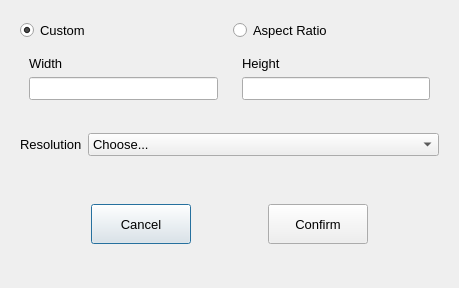
<?xml version="1.0" encoding="UTF-8"?>
<ui version="4.0">
 <class>ResizeDialog</class>
 <widget class="QDialog" name="ResizeDialog">
  <property name="geometry">
   <rect>
    <x>0</x>
    <y>0</y>
    <width>459</width>
    <height>288</height>
   </rect>
  </property>
  <property name="sizePolicy">
   <sizepolicy hsizetype="Preferred" vsizetype="Preferred">
    <horstretch>0</horstretch>
    <verstretch>0</verstretch>
   </sizepolicy>
  </property>
  <property name="windowTitle">
   <string>Dialog</string>
  </property>
  <layout class="QVBoxLayout" name="verticalLayout">
   <item>
    <widget class="QFrame" name="frame">
     <property name="frameShape">
      <enum>QFrame::NoFrame</enum>
     </property>
     <property name="frameShadow">
      <enum>QFrame::Raised</enum>
     </property>
     <layout class="QGridLayout" name="gridLayout">
      <item row="0" column="0">
       <widget class="QRadioButton" name="custom">
        <property name="font">
         <font>
          <pointsize>10</pointsize>
         </font>
        </property>
        <property name="text">
         <string>Custom</string>
        </property>
        <property name="checked">
         <bool>true</bool>
        </property>
       </widget>
      </item>
      <item row="0" column="1">
       <widget class="QRadioButton" name="aspect">
        <property name="font">
         <font>
          <pointsize>10</pointsize>
         </font>
        </property>
        <property name="text">
         <string>Aspect Ratio</string>
        </property>
       </widget>
      </item>
      <item row="1" column="0">
       <widget class="QFrame" name="frame_3">
        <property name="sizePolicy">
         <sizepolicy hsizetype="Preferred" vsizetype="Fixed">
          <horstretch>0</horstretch>
          <verstretch>0</verstretch>
         </sizepolicy>
        </property>
        <property name="frameShape">
         <enum>QFrame::NoFrame</enum>
        </property>
        <property name="frameShadow">
         <enum>QFrame::Raised</enum>
        </property>
        <layout class="QVBoxLayout" name="verticalLayout_2">
         <item>
          <widget class="QLabel" name="label">
           <property name="font">
            <font>
             <pointsize>10</pointsize>
            </font>
           </property>
           <property name="text">
            <string>Width</string>
           </property>
          </widget>
         </item>
         <item>
          <widget class="QLineEdit" name="width">
           <property name="font">
            <font>
             <pointsize>10</pointsize>
            </font>
           </property>
          </widget>
         </item>
        </layout>
       </widget>
      </item>
      <item row="1" column="1">
       <widget class="QFrame" name="frame_4">
        <property name="sizePolicy">
         <sizepolicy hsizetype="Preferred" vsizetype="Fixed">
          <horstretch>0</horstretch>
          <verstretch>0</verstretch>
         </sizepolicy>
        </property>
        <property name="frameShape">
         <enum>QFrame::NoFrame</enum>
        </property>
        <property name="frameShadow">
         <enum>QFrame::Raised</enum>
        </property>
        <layout class="QVBoxLayout" name="verticalLayout_3">
         <item>
          <widget class="QLabel" name="label_2">
           <property name="font">
            <font>
             <pointsize>10</pointsize>
            </font>
           </property>
           <property name="text">
            <string>Height</string>
           </property>
          </widget>
         </item>
         <item>
          <widget class="QLineEdit" name="height">
           <property name="font">
            <font>
             <pointsize>10</pointsize>
            </font>
           </property>
          </widget>
         </item>
        </layout>
       </widget>
      </item>
     </layout>
    </widget>
   </item>
   <item>
    <widget class="QFrame" name="frame_2">
     <property name="sizePolicy">
      <sizepolicy hsizetype="Preferred" vsizetype="Fixed">
       <horstretch>0</horstretch>
       <verstretch>0</verstretch>
      </sizepolicy>
     </property>
     <property name="frameShape">
      <enum>QFrame::NoFrame</enum>
     </property>
     <property name="frameShadow">
      <enum>QFrame::Raised</enum>
     </property>
     <layout class="QHBoxLayout" name="horizontalLayout">
      <item>
       <widget class="QLabel" name="label_3">
        <property name="font">
         <font>
          <pointsize>10</pointsize>
         </font>
        </property>
        <property name="text">
         <string>Resolution</string>
        </property>
       </widget>
      </item>
      <item>
       <widget class="QComboBox" name="resolution">
        <property name="sizePolicy">
         <sizepolicy hsizetype="Expanding" vsizetype="Fixed">
          <horstretch>0</horstretch>
          <verstretch>0</verstretch>
         </sizepolicy>
        </property>
        <property name="font">
         <font>
          <pointsize>10</pointsize>
         </font>
        </property>
        <property name="currentText">
         <string>Choose...</string>
        </property>
        <item>
         <property name="text">
          <string>Choose...</string>
         </property>
        </item>
        <item>
         <property name="text">
          <string>Standard</string>
         </property>
        </item>
        <item>
         <property name="text">
          <string>VGA</string>
         </property>
        </item>
        <item>
         <property name="text">
          <string>HD</string>
         </property>
        </item>
        <item>
         <property name="text">
          <string>Full HD</string>
         </property>
        </item>
       </widget>
      </item>
     </layout>
    </widget>
   </item>
   <item>
    <widget class="QFrame" name="frame_5">
     <property name="styleSheet">
      <string notr="true">QPushButton:pressed{
	padding-top: 5px;
}

#btnCancel:hover{
	border: 2px solid red;
	border-radius: 3px;
}

#btnConfirm:hover{
	border: 2px solid green;
	border-radius: 3px;
}</string>
     </property>
     <property name="frameShape">
      <enum>QFrame::NoFrame</enum>
     </property>
     <property name="frameShadow">
      <enum>QFrame::Raised</enum>
     </property>
     <layout class="QHBoxLayout" name="horizontalLayout_2">
      <item>
       <widget class="QPushButton" name="btnCancel">
        <property name="minimumSize">
         <size>
          <width>100</width>
          <height>40</height>
         </size>
        </property>
        <property name="maximumSize">
         <size>
          <width>100</width>
          <height>40</height>
         </size>
        </property>
        <property name="font">
         <font>
          <pointsize>10</pointsize>
         </font>
        </property>
        <property name="text">
         <string>Cancel</string>
        </property>
       </widget>
      </item>
      <item>
       <widget class="QPushButton" name="btnConfirm">
        <property name="minimumSize">
         <size>
          <width>100</width>
          <height>40</height>
         </size>
        </property>
        <property name="maximumSize">
         <size>
          <width>100</width>
          <height>40</height>
         </size>
        </property>
        <property name="font">
         <font>
          <pointsize>10</pointsize>
         </font>
        </property>
        <property name="text">
         <string>Confirm</string>
        </property>
       </widget>
      </item>
     </layout>
    </widget>
   </item>
  </layout>
 </widget>
 <resources/>
 <connections/>
</ui>
